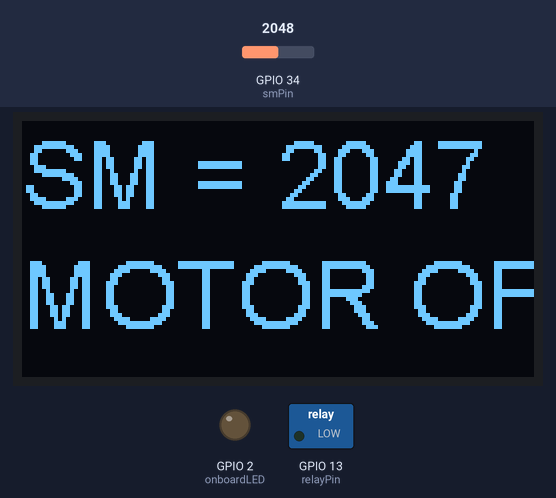
Simulated run of this sketch. Board: ESP32. On the bench: 128×64 one-colour display, switched loads named in the sketch (green lamp = pin HIGH), output pins drawn as LEDs (lit = HIGH). The inputs (shaded band) are chosen by the test bench; at power-on: GPIO 34 (smPin) = 2048. WiFi joins after 1.5 s; servers stay silent unless stated; the Firebase database answers and starts empty; what the sketch prints to the serial monitor is not drawn.

Above: at 3.5 s.
3.6 s: GPIO 34 (smPin) set to 1960
At 7.1 s:
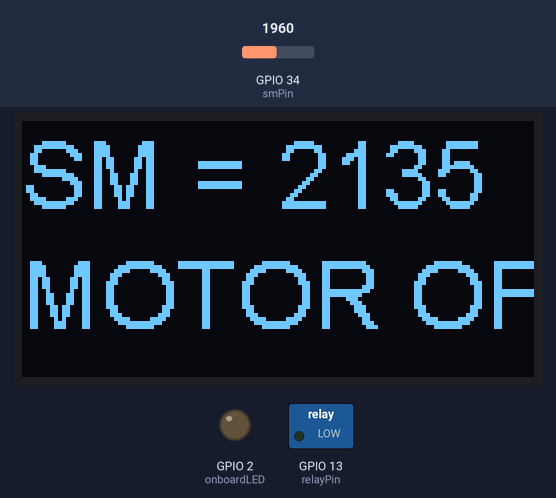
7.9 s: GPIO 34 (smPin) set to 2040
At 10.9 s:
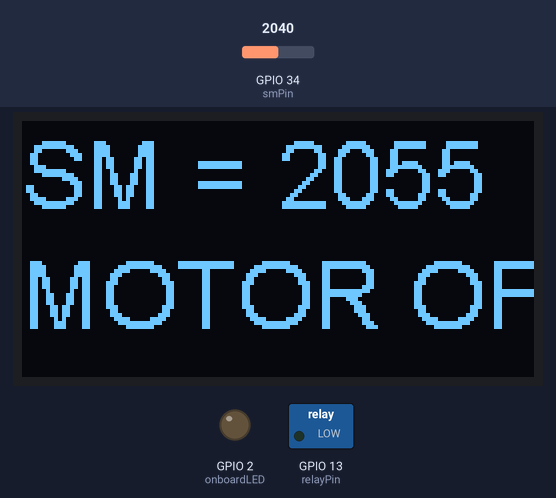
11.4 s: GPIO 34 (smPin) set to 2047
At 14.6 s:
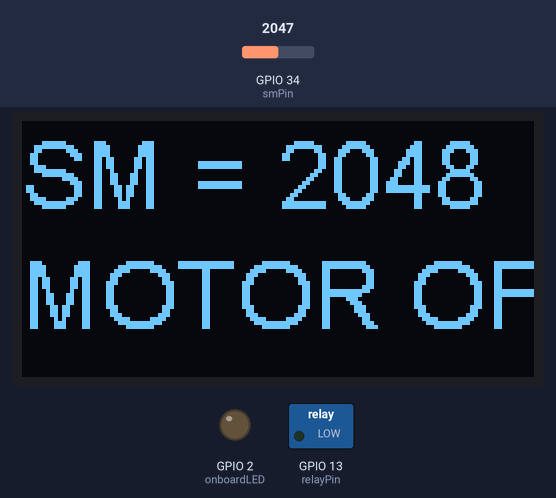
Timing chart, 0 to 16.1 s (numbered marks = the images above; inputs shaded):
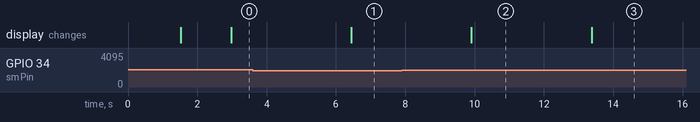

The sketch:

task8firebasesolilmoisture_oled.ino
```cpp
#include "FirebaseESP32.h"
#define FIREBASE_HOST "https://sensor-f47ac-default-rtdb.firebaseio.com" //Do not include https:// in FIREBASE_HOST
#define FIREBASE_AUTH "jzGMKue4IKv9u0cV9yBA9vpdi3iChdbK9WWFaPjS"
#define WIFI_SSID "GLWC-1_2.4G"
#define WIFI_PASSWORD "griet@66788"
#define onboardLED 2
//Define Firebase Data object
FirebaseData firebaseData;

#include <Wire.h>
#include "SSD1306.h"

SSD1306  display(0x3c, 21, 22);


#define smPin 34
#define relayPin 13
int smValue;
int smLimit = 2000;
int delayTime = 2000;
String smValueCloud;
void setup() {
  // put your setup code here, to run once:
  pinMode(onboardLED,OUTPUT);
  pinMode(relayPin,OUTPUT);
  Serial.begin(115200);

  //Connecting to Wi-Fi network
  WiFi.begin(WIFI_SSID, WIFI_PASSWORD);
  Serial.print("Connecting to Wi-Fi");
  while (WiFi.status() != WL_CONNECTED)
  {
    Serial.print(".");
    delay(300);
  }
  Serial.println();
  Serial.print("Connected with IP: ");
  Serial.println(WiFi.localIP());
  Serial.println();
  Firebase.begin(FIREBASE_HOST, FIREBASE_AUTH);
  Firebase.reconnectWiFi(true);

 display.init();
 display.setFont(ArialMT_Plain_24);

  }

void loop() {
  // put your main code here, to run repeatedly:
String smCloudFull;
String smCloud;
if(Firebase.getString(firebaseData,"IOTLAB/Smart_Garden/SM_Threshold",smCloudFull)){
smCloud = smCloudFull.substring(2,smCloudFull.length()-2);
smLimit = smCloud.toInt();
Serial.println(smLimit);
}
smValue = 4095 - analogRead(smPin);
Serial.print("Soil Moisture = ");
Serial.println(smValue);
Firebase.setInt(firebaseData,"IOTLAB/Smart_Garden/Soil_Moisture",smValue);

display.clear();
  String myString = "SM = ";
  myString.concat(smValue);
  display.drawString(0,0,myString);

if (smValue < smLimit){
digitalWrite(relayPin,HIGH);
Serial.println("Motor turned ON");
Firebase.setString(firebaseData,"IOTLAB/Smart_Garden/Motor_Status","ON");
display.drawString(0,30,"MOTOR ON ");
 digitalWrite(onboardLED,HIGH);
  delay(1000);
}
else{
digitalWrite(relayPin,LOW);
Serial.println("Motor turned OFF");

Firebase.setString(firebaseData,"IOTLAB/Smart_Garden/Motor_Status","OFF");
display.drawString(0,30,"MOTOR OFF");
digitalWrite(onboardLED,LOW);
  delay(1000);
}
display.display();
delay(delayTime);
}
```

Measured:
- after the input at 3.6 s, the display: changes after 2.8 s (image 1)
- after the input at 7.9 s, the display: changes after 2.0 s (image 2)
- after the input at 11.4 s, the display: changes after 2.0 s (image 3)
